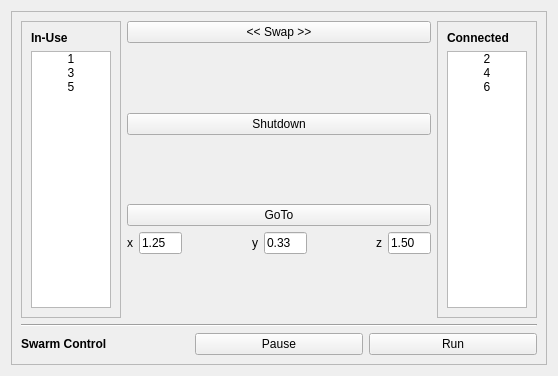
<?xml version="1.0" encoding="UTF-8"?>
<ui version="4.0">
 <class>SwarmControllerWidget</class>
 <widget class="QWidget" name="SwarmControllerWidget">
  <property name="enabled">
   <bool>true</bool>
  </property>
  <property name="geometry">
   <rect>
    <x>0</x>
    <y>0</y>
    <width>558</width>
    <height>376</height>
   </rect>
  </property>
  <property name="windowTitle">
   <string>swarm_controller</string>
  </property>
  <layout class="QVBoxLayout" name="verticalLayout">
   <item>
    <widget class="QScrollArea" name="scrollArea">
     <property name="widgetResizable">
      <bool>true</bool>
     </property>
     <widget class="QWidget" name="scrollAreaWidgetContents">
      <property name="geometry">
       <rect>
        <x>0</x>
        <y>0</y>
        <width>538</width>
        <height>356</height>
       </rect>
      </property>
      <layout class="QVBoxLayout" name="verticalLayout_2">
       <item>
        <layout class="QHBoxLayout" name="horizontalLayout">
         <item>
          <widget class="QScrollArea" name="scrollArea_2">
           <property name="maximumSize">
            <size>
             <width>100</width>
             <height>16777215</height>
            </size>
           </property>
           <property name="autoFillBackground">
            <bool>true</bool>
           </property>
           <property name="styleSheet">
            <string notr="true"/>
           </property>
           <property name="widgetResizable">
            <bool>true</bool>
           </property>
           <widget class="QWidget" name="scrollAreaWidgetContents_2">
            <property name="geometry">
             <rect>
              <x>0</x>
              <y>0</y>
              <width>98</width>
              <height>290</height>
             </rect>
            </property>
            <layout class="QVBoxLayout" name="verticalLayout_3">
             <item>
              <widget class="QLabel" name="label">
               <property name="text">
                <string>&lt;html&gt;&lt;head/&gt;&lt;body&gt;&lt;p&gt;&lt;span style=&quot; font-weight:600;&quot;&gt;In-Use&lt;/span&gt;&lt;/p&gt;&lt;/body&gt;&lt;/html&gt;</string>
               </property>
              </widget>
             </item>
             <item alignment="Qt::AlignHCenter">
              <widget class="QListWidget" name="listWidget">
               <item>
                <property name="text">
                 <string>1</string>
                </property>
                <property name="textAlignment">
                 <set>AlignCenter</set>
                </property>
               </item>
               <item>
                <property name="text">
                 <string>3</string>
                </property>
                <property name="textAlignment">
                 <set>AlignCenter</set>
                </property>
               </item>
               <item>
                <property name="text">
                 <string>5</string>
                </property>
                <property name="textAlignment">
                 <set>AlignCenter</set>
                </property>
               </item>
              </widget>
             </item>
            </layout>
           </widget>
          </widget>
         </item>
         <item>
          <layout class="QVBoxLayout" name="verticalLayout_5">
           <item>
            <widget class="QPushButton" name="pushButton">
             <property name="text">
              <string>&lt;&lt; Swap &gt;&gt;</string>
             </property>
            </widget>
           </item>
           <item>
            <spacer name="verticalSpacer_3">
             <property name="orientation">
              <enum>Qt::Vertical</enum>
             </property>
             <property name="sizeHint" stdset="0">
              <size>
               <width>20</width>
               <height>40</height>
              </size>
             </property>
            </spacer>
           </item>
           <item>
            <widget class="QPushButton" name="pushButton_2">
             <property name="text">
              <string>Shutdown</string>
             </property>
            </widget>
           </item>
           <item>
            <spacer name="verticalSpacer_2">
             <property name="orientation">
              <enum>Qt::Vertical</enum>
             </property>
             <property name="sizeHint" stdset="0">
              <size>
               <width>20</width>
               <height>40</height>
              </size>
             </property>
            </spacer>
           </item>
           <item>
            <widget class="QPushButton" name="pushButton_3">
             <property name="text">
              <string>GoTo</string>
             </property>
            </widget>
           </item>
           <item>
            <layout class="QHBoxLayout" name="horizontalLayout_3">
             <item>
              <widget class="QLabel" name="label_4">
               <property name="text">
                <string>x</string>
               </property>
              </widget>
             </item>
             <item>
              <widget class="QLineEdit" name="lineEdit_2">
               <property name="enabled">
                <bool>true</bool>
               </property>
               <property name="maximumSize">
                <size>
                 <width>43</width>
                 <height>16777215</height>
                </size>
               </property>
               <property name="text">
                <string>1.25</string>
               </property>
              </widget>
             </item>
             <item>
              <spacer name="horizontalSpacer">
               <property name="orientation">
                <enum>Qt::Horizontal</enum>
               </property>
               <property name="sizeHint" stdset="0">
                <size>
                 <width>40</width>
                 <height>20</height>
                </size>
               </property>
              </spacer>
             </item>
             <item>
              <widget class="QLabel" name="label_5">
               <property name="text">
                <string>y</string>
               </property>
              </widget>
             </item>
             <item>
              <widget class="QLineEdit" name="lineEdit">
               <property name="maximumSize">
                <size>
                 <width>43</width>
                 <height>16777215</height>
                </size>
               </property>
               <property name="text">
                <string>0.33</string>
               </property>
              </widget>
             </item>
             <item>
              <spacer name="horizontalSpacer_2">
               <property name="orientation">
                <enum>Qt::Horizontal</enum>
               </property>
               <property name="sizeHint" stdset="0">
                <size>
                 <width>40</width>
                 <height>20</height>
                </size>
               </property>
              </spacer>
             </item>
             <item>
              <widget class="QLabel" name="label_6">
               <property name="text">
                <string>z</string>
               </property>
              </widget>
             </item>
             <item>
              <widget class="QLineEdit" name="lineEdit_3">
               <property name="maximumSize">
                <size>
                 <width>43</width>
                 <height>16777215</height>
                </size>
               </property>
               <property name="text">
                <string>1.50</string>
               </property>
              </widget>
             </item>
            </layout>
           </item>
           <item>
            <spacer name="verticalSpacer">
             <property name="orientation">
              <enum>Qt::Vertical</enum>
             </property>
             <property name="sizeHint" stdset="0">
              <size>
               <width>20</width>
               <height>40</height>
              </size>
             </property>
            </spacer>
           </item>
          </layout>
         </item>
         <item>
          <widget class="QScrollArea" name="scrollArea_3">
           <property name="maximumSize">
            <size>
             <width>100</width>
             <height>16777215</height>
            </size>
           </property>
           <property name="styleSheet">
            <string notr="true"/>
           </property>
           <property name="widgetResizable">
            <bool>true</bool>
           </property>
           <widget class="QWidget" name="scrollAreaWidgetContents_3">
            <property name="geometry">
             <rect>
              <x>0</x>
              <y>0</y>
              <width>98</width>
              <height>290</height>
             </rect>
            </property>
            <layout class="QVBoxLayout" name="verticalLayout_4">
             <item>
              <widget class="QLabel" name="label_2">
               <property name="text">
                <string>&lt;html&gt;&lt;head/&gt;&lt;body&gt;&lt;p&gt;&lt;span style=&quot; font-weight:600;&quot;&gt;Connected&lt;/span&gt;&lt;/p&gt;&lt;/body&gt;&lt;/html&gt;</string>
               </property>
              </widget>
             </item>
             <item>
              <widget class="QListWidget" name="listWidget_2">
               <item>
                <property name="text">
                 <string>2</string>
                </property>
                <property name="textAlignment">
                 <set>AlignCenter</set>
                </property>
               </item>
               <item>
                <property name="text">
                 <string>4</string>
                </property>
                <property name="textAlignment">
                 <set>AlignCenter</set>
                </property>
               </item>
               <item>
                <property name="text">
                 <string>6</string>
                </property>
                <property name="textAlignment">
                 <set>AlignCenter</set>
                </property>
               </item>
              </widget>
             </item>
            </layout>
           </widget>
          </widget>
         </item>
        </layout>
       </item>
       <item>
        <widget class="Line" name="line">
         <property name="orientation">
          <enum>Qt::Horizontal</enum>
         </property>
        </widget>
       </item>
       <item>
        <layout class="QHBoxLayout" name="horizontalLayout_2">
         <item>
          <widget class="QLabel" name="label_3">
           <property name="text">
            <string>&lt;html&gt;&lt;head/&gt;&lt;body&gt;&lt;p&gt;&lt;span style=&quot; font-weight:600;&quot;&gt;Swarm Control&lt;/span&gt;&lt;/p&gt;&lt;/body&gt;&lt;/html&gt;</string>
           </property>
          </widget>
         </item>
         <item>
          <widget class="QPushButton" name="pushButton_4">
           <property name="text">
            <string>Pause</string>
           </property>
           <property name="icon">
            <iconset theme="media-playback-pause"/>
           </property>
          </widget>
         </item>
         <item>
          <widget class="QPushButton" name="pushButton_5">
           <property name="styleSheet">
            <string notr="true"/>
           </property>
           <property name="text">
            <string>Run</string>
           </property>
           <property name="icon">
            <iconset theme="media-playback-start"/>
           </property>
          </widget>
         </item>
        </layout>
       </item>
      </layout>
     </widget>
    </widget>
   </item>
  </layout>
 </widget>
 <resources/>
 <connections/>
</ui>
